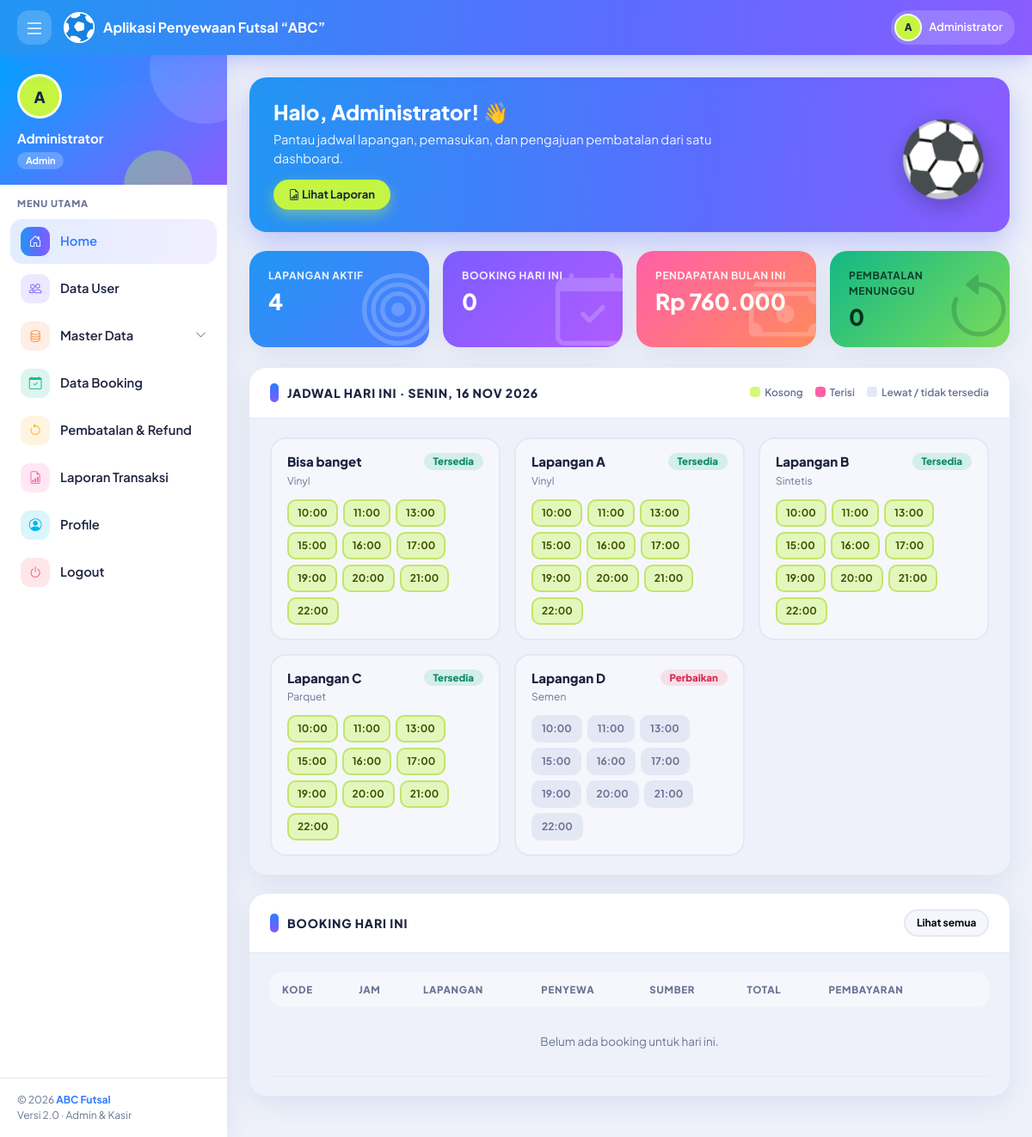
/index.php (signed in), run on the app's committed database.
### tables this page shows
CREATE TABLE `tb_pengguna` (
  `id_pengguna` int(11) NOT NULL,
  `nama_lengkap` varchar(100) NOT NULL,
  `username` varchar(30) NOT NULL,
  `password` varchar(255) NOT NULL,
  `no_hp` varchar(20) DEFAULT NULL,
  `level` enum('admin','kasir') NOT NULL DEFAULT 'kasir',
  `status` enum('Aktif','Nonaktif') NOT NULL DEFAULT 'Aktif',
  `created_at` timestamp NOT NULL DEFAULT current_timestamp()
);

CREATE TABLE `tb_lapangan` (
  `id_lapangan` int(11) NOT NULL,
  `nama_lapangan` varchar(50) NOT NULL,
  `jenis_lantai` varchar(30) NOT NULL DEFAULT 'Vinyl',
  `status` enum('Tersedia','Perbaikan') NOT NULL DEFAULT 'Tersedia'
);

CREATE TABLE `tb_waktu` (
  `id_waktu` int(11) NOT NULL,
  `jam_mulai` time NOT NULL,
  `jam_selesai` time NOT NULL,
  `keterangan` varchar(50) DEFAULT NULL
);

### auth.php (called while the page is built, shortened)
<?php
require_once __DIR__ . '/koneksi.php';
require_once __DIR__ . '/format.php';
$stmt = $pdo->prepare("SELECT id_pengguna, nama_lengkap, username, level, status
                       FROM tb_pengguna WHERE id_pengguna = ?");
$stmt->execute([$_SESSION['user']['id']]);
$u = $stmt->fetch();
$user = [
    'id'       => (int)$u['id_pengguna'],
    'nama'     => $u['nama_lengkap'],
    'username' => $u['username'],
    'level'    => $u['level'],
];

### inc/hitung_slot.php (called while the page is built, shortened)
<?php
$sql = "SELECT * FROM tb_lapangan";
$param = [];
$sql .= " ORDER BY nama_lapangan";
$stmt = $pdo->prepare($sql);
$stmt->execute($param);
$daftar_lapangan = $stmt->fetchAll();
$daftar_waktu = $pdo->query("SELECT * FROM tb_waktu ORDER BY jam_mulai")->fetchAll();
$harga = [];
foreach ($pdo->query("SELECT id_lapangan, id_waktu, harga FROM tb_harga") as $h) {
    $harga[$h['id_lapangan']][$h['id_waktu']] = (int)$h['harga'];
}
$slot = [];
foreach ($daftar_lapangan as $lap) {
    foreach ($daftar_waktu as $w) {
        $s = [
            'status'  => 'kosong',
            'harga'   => $harga[$lap['id_lapangan']][$w['id_waktu']] ?? 0,
            'booking' => null,
        ];
        if ($lap['status'] === 'Perbaikan') {
            $s['status'] = 'perbaikan';
        }
        $slot[$lap['id_lapangan']][$w['id_waktu']] = $s;
    }
}

### index.php (the view, shortened to what this page needs)
<?php
require_once __DIR__ . '/auth.php';
$menu_aktif    = 'home';
$tanggal    = date('Y-m-d');
$awal_bulan = date('Y-m-01');
$nama_depan = explode(' ', trim($user['nama']))[0];
if ($user['level'] === 'admin') {
    $lapangan_aktif = $pdo->query("SELECT COUNT(*) FROM tb_lapangan WHERE status = 'Tersedia'")->fetchColumn();
    $stmt = $pdo->prepare("SELECT COUNT(*) FROM tb_booking WHERE tanggal_main = ? AND status <> 'Cancel'");
    $stmt->execute([$tanggal]);
    $booking_hari_ini = $stmt->fetchColumn();
    $stmt = $pdo->prepare("SELECT COALESCE(SUM(jumlah_dibayar - jumlah_refund), 0)
                           FROM tb_booking WHERE tanggal_main BETWEEN ? AND ?");
    $stmt->execute([$awal_bulan, $tanggal]);
    $pendapatan_bulan = $stmt->fetchColumn();
    $menunggu = $pdo->query("SELECT COUNT(*) FROM tb_pembatalan WHERE status = 'Menunggu'")->fetchColumn();
    $kartu = [
        ['s1', 'Lapangan Aktif',        $lapangan_aktif,            'bi-bullseye'],
        ['s2', 'Booking Hari Ini',      $booking_hari_ini,          'bi-calendar-check'],
        ['s3', 'Pendapatan Bulan Ini',  rupiah($pendapatan_bulan),  'bi-cash-stack'],
        ['s4', 'Pembatalan Menunggu',   $menunggu,                  'bi-arrow-counterclockwise'],
    ];
}
include __DIR__ . '/inc/hitung_slot.php';
$stmt = $pdo->prepare(
    "SELECT b.*, l.nama_lapangan, w.jam_mulai, w.jam_selesai
     FROM tb_booking b
     JOIN tb_lapangan l ON l.id_lapangan = b.id_lapangan
     JOIN tb_waktu w ON w.id_waktu = b.id_waktu
     WHERE b.tanggal_main = ? AND b.status <> 'Cancel'
     ORDER BY w.jam_mulai, l.nama_lapangan"
);
$stmt->execute([$tanggal]);
$booking_list = $stmt->fetchAll();
include __DIR__ . '/inc/header.php';
?>
<div class="welcome">
    <h1>Halo, <?= e($nama_depan) ?>! 👋</h1>
    <p><?= $user['level'] === 'admin'
            ? 'Pantau jadwal lapangan, pemasukan, dan pengajuan pembatalan dari satu dashboard.'
            : 'Ada pesanan masuk? Cek jadwal dulu, lalu catat bookingnya.' ?></p>
    <?php if ($user['level'] === 'kasir'): ?>
        <a class="btn btn-lime" href="kasir/booking_form.php"><i class="bi bi-plus-lg"></i> Input Booking</a>
    <?php else: ?>
        <a class="btn btn-lime" href="admin/laporan.php"><i class="bi bi-file-earmark-bar-graph"></i> Lihat Laporan</a>
    <?php endif; ?>
</div>
<div class="row g-3 mb-4">
    <?php foreach ($kartu as $k): ?>
        <div class="col-12 col-sm-6 col-xl-3">
            <div class="stat <?= $k[0] ?>">
                <div class="label"><?= e($k[1]) ?></div>
                <div class="num"><?= e($k[2]) ?></div>
                <i class="bi <?= $k[3] ?> bg-ic"></i>
            </div>
        </div>
    <?php endforeach; ?>
</div>
<div class="card">
    <div class="card-header">
        <h2>Jadwal Hari Ini &middot; <?= e(hari_indo($tanggal) . ', ' . tgl_indo($tanggal)) ?></h2>
        <div class="legend">
            <span><i style="background:rgba(196,245,66,.7)"></i>Kosong</span>
            <span><i style="background:var(--pink)"></i>Terisi</span>
            <span><i style="background:var(--line)"></i>Lewat / tidak tersedia</span>
        </div>
    </div>
    <div class="card-body">
        <?php if (!$daftar_lapangan || !$daftar_waktu): ?>
            <p class="text-muted mb-0">Data lapangan atau jam operasional belum diisi.</p>
        <?php else: ?>
            <div class="row g-3">
                <?php foreach ($daftar_lapangan as $lap): ?>
                    <div class="col-12 col-md-6 col-xl-4">
                        <div class="court">
                            <h3><?= e($lap['nama_lapangan']) ?> <?= badge($lap['status']) ?></h3>
                            <div class="meta"><?= e($lap['jenis_lantai']) ?></div>
                            <div class="slots">
                                <?php foreach ($daftar_waktu as $w): ?>
                                    <span class="slot <?= e($slot[$lap['id_lapangan']][$w['id_waktu']]['status']) ?>"><?= e(jam($w['jam_mulai'])) ?></span>
                                <?php endforeach; ?>
                            </div>
                        </div>
                    </div>
                <?php endforeach; ?>
            </div>
        <?php endif; ?>
    </div>
</div>
<div class="card">
    <div class="card-header">
        <h2>Booking Hari Ini</h2>
        <a class="btn btn-light btn-sm" href="booking/daftar.php">Lihat semua</a>
    </div>
    <div class="card-body">
        <div class="table-responsive">
            <table class="table table-hover">
                <thead>
                    <tr>
                        <th>Kode</th>
                        <th>Jam</th>
                        <th>Lapangan</th>
                        <th>Penyewa</th>
                        <th>Sumber</th>
                        <th>Total</th>
                        <th>Pembayaran</th>
                        <th></th>
                    </tr>
                </thead>
                <tbody>
                    <?php if (!$booking_list): ?><tr>
                            <td class="empty" colspan="8">Belum ada booking untuk hari ini.</td>
                        </tr><?php endif; ?>
                </tbody>
            </table>
        </div>
    </div>
</div>
<?php include __DIR__ . '/inc/footer.php'; ?>

### inc/header.php (shortened to what this page needs)
<!DOCTYPE html>
<html lang="id">
<head>
    <link href="https://cdn.jsdelivr.net/npm/bootstrap@5.3.3/dist/css/bootstrap.min.css" rel="stylesheet">
    <link href="https://cdn.jsdelivr.net/npm/bootstrap-icons@1.11.3/font/bootstrap-icons.min.css" rel="stylesheet">
    <link href="<?= BASE_URL ?>css/style.css" rel="stylesheet">
</head>
<body>
    <nav class="app-nav no-print">
        <button type="button" class="nav-btn side-toggle" aria-label="Menu"><i class="bi bi-list fs-4"></i></button>
        <a class="navbar-brand" href="<?= BASE_URL ?>index.php">
            <img src="<?= BASE_URL ?>images/ball.webp" alt="ABC"><span>Aplikasi Penyewaan Futsal “ABC”</span>
        </a>
        <div class="nav-chip">
            <div class="avatar"><?= e(inisial($user['nama'])) ?></div><span><?= e($user['nama']) ?></span>
        </div>
    </nav>
    <?php include __DIR__ . '/sidebar.php'; ?>
    <main class="app-main">

### inc/sidebar.php (shortened to what this page needs)
<?php
$menu_aktif = $menu_aktif ?? '';
$master_aktif = in_array($menu_aktif, ['lapangan', 'waktu', 'harga', 'pelanggan'], true);
?>
<aside class="app-side no-print">
    <div class="user-info">
        <div class="avatar"><?= e(inisial($user['nama'])) ?></div>
        <div class="nama"><?= e($user['nama']) ?></div>
        <span class="role"><?= e($user['level']) ?></span>
    </div>
    <div class="menu-label">MENU UTAMA</div>
    <ul class="menu">
        <li class="<?= $menu_aktif === 'home' ? 'active' : '' ?>" style="--c:#2f7bff">
            <a class="item" href="<?= BASE_URL ?>index.php"><span class="tile"><i class="bi bi-house-door"></i></span>Home</a>
        </li>
        <?php if ($user['level'] === 'admin'): ?>
            <li class="<?= $menu_aktif === 'pengguna' ? 'active' : '' ?>" style="--c:#7c5cff">
                <a class="item" href="<?= BASE_URL ?>admin/pengguna.php"><span class="tile"><i class="bi bi-people"></i></span>Data User</a>
            </li>
            <li class="<?= $master_aktif ? 'active' : '' ?>" style="--c:#ff8a3d">
                <a class="item" data-bs-toggle="collapse" href="#menuMaster" role="button">
                    <span class="tile"><i class="bi bi-database"></i></span>Master Data
                    <i class="bi bi-chevron-down caret"></i>
                </a>
            </li>
            <li class="<?= $menu_aktif === 'booking' ? 'active' : '' ?>" style="--c:#12b886">
                <a class="item" href="<?= BASE_URL ?>booking/daftar.php"><span class="tile"><i class="bi bi-calendar-check"></i></span>Data Booking</a>
            </li>
            <li class="<?= $menu_aktif === 'pembatalan' ? 'active' : '' ?>" style="--c:#ffb020">
                <a class="item" href="<?= BASE_URL ?>admin/pembatalan.php">
                    <span class="tile"><i class="bi bi-arrow-counterclockwise"></i></span>Pembatalan &amp; Refund
                </a>
            </li>
            <li class="<?= $menu_aktif === 'laporan' ? 'active' : '' ?>" style="--c:#ff5fa8">
                <a class="item" href="<?= BASE_URL ?>admin/laporan.php"><span class="tile"><i class="bi bi-file-earmark-bar-graph"></i></span>Laporan Transaksi</a>
            </li>
        <?php endif; ?>
        <li class="<?= $menu_aktif === 'profile' ? 'active' : '' ?>" style="--c:#00b7e6">
            <a class="item" href="<?= BASE_URL ?>profile.php"><span class="tile"><i class="bi bi-person-circle"></i></span>Profile</a>
        </li>
        <li style="--c:#ff4d6d">
            <a class="item" href="<?= BASE_URL ?>logout.php" data-confirm="Yakin mau logout?"><span class="tile"><i class="bi bi-power"></i></span>Logout</a>
        </li>
    </ul>
    <div class="side-foot">&copy; <?= date('Y') ?> <b>ABC Futsal</b><br>Versi 2.0 &middot; Admin &amp; Kasir</div>
</aside>

### format.php (shortened to what this page needs)
<?php
function e($teks)
{
    return htmlspecialchars((string)$teks, ENT_QUOTES, 'UTF-8');
}
function rupiah($angka)
{
    return 'Rp ' . number_format((float)$angka, 0, ',', '.');
}
function jam($waktu)
{
    return substr((string)$waktu, 0, 5);
}
function tgl_indo($tanggal)
{
    $bulan = [1 => 'Jan', 'Feb', 'Mar', 'Apr', 'Mei', 'Jun', 'Jul', 'Agu', 'Sep', 'Okt', 'Nov', 'Des'];
    $t = strtotime($tanggal);
    return date('d', $t) . ' ' . $bulan[(int)date('n', $t)] . ' ' . date('Y', $t);
}
function hari_indo($tanggal)
{
    $hari = ['Minggu', 'Senin', 'Selasa', 'Rabu', 'Kamis', 'Jumat', 'Sabtu'];
    return $hari[(int)date('w', strtotime($tanggal))];
}
function inisial($nama)
{
    $kata = preg_split('/\s+/', trim((string)$nama));
    $hasil = strtoupper(mb_substr($kata[0], 0, 1));
    return $hasil;
}
function badge($teks)
{
    $warna = [
        'Booking' => 'primary',
        'DP' => 'warning',
        'Menunggu' => 'warning',
        'Selesai' => 'success',
        'Lunas' => 'success',
        'Tersedia' => 'success',
        'Aktif' => 'success',
        'Disetujui' => 'success',
        'Cancel'  => 'danger',
        'Perbaikan' => 'danger',
        'Nonaktif' => 'danger',
        'Ditolak' => 'danger',
        'admin'   => 'purple',
        'kasir' => 'lime',
        'WhatsApp' => 'success',
        'Offline' => 'secondary',
    ];
    $kelas = $warna[$teks] ?? 'secondary';
    return '<span class="badge badge-soft badge-' . $kelas . '">' . e($teks) . '</span>';
}

### inc/footer.php (shortened to what this page needs)
</main>
</body>
</html>

### data on the page
tb_pengguna: nama_lengkap "A", nama_lengkap "Administrator", level "Admin"
tb_lapangan: nama_lapangan "Bisa banget", status "Tersedia", jenis_lantai "Vinyl"
tb_waktu: jam_mulai "10:00"
tb_waktu: jam_mulai "11:00"
tb_waktu: jam_mulai "13:00"
tb_waktu: jam_mulai "15:00"
tb_waktu: jam_mulai "16:00"
tb_waktu: jam_mulai "17:00"
tb_waktu: jam_mulai "19:00"
tb_waktu: jam_mulai "20:00"
tb_waktu: jam_mulai "21:00"
tb_waktu: jam_mulai "22:00"
tb_lapangan: nama_lapangan "Lapangan A", status "Tersedia", jenis_lantai "Vinyl"
tb_lapangan: nama_lapangan "Lapangan B", status "Tersedia", jenis_lantai "Sintetis"
tb_lapangan: nama_lapangan "Lapangan C", status "Tersedia", jenis_lantai "Parquet"
tb_lapangan: nama_lapangan "Lapangan D", status "Perbaikan", jenis_lantai "Semen"

### other printed values
$k[1] "LAPANGAN AKTIF"
$k[2] "4"
$k[1] "BOOKING HARI INI"
$k[2] "0"
$k[1] "PENDAPATAN BULAN INI"
$k[2] "Rp 760.000"
$k[1] "PEMBATALAN MENUNGGU"
